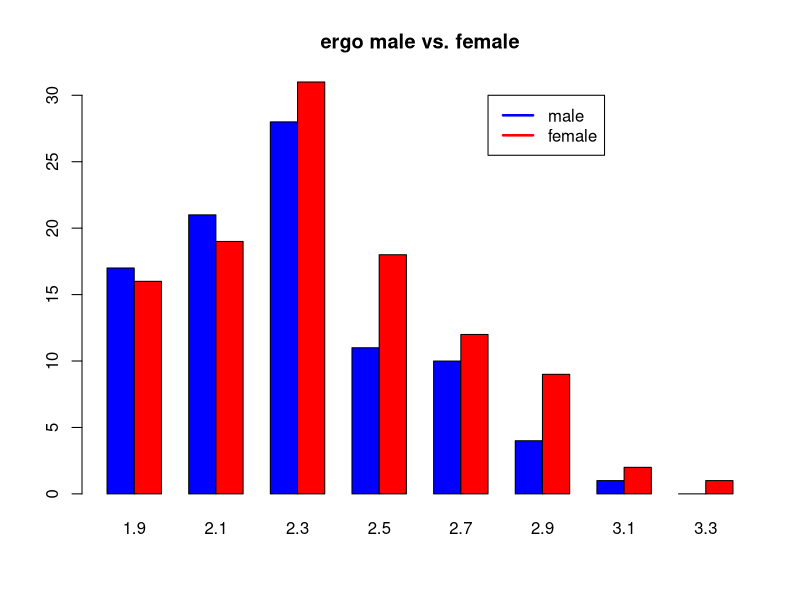
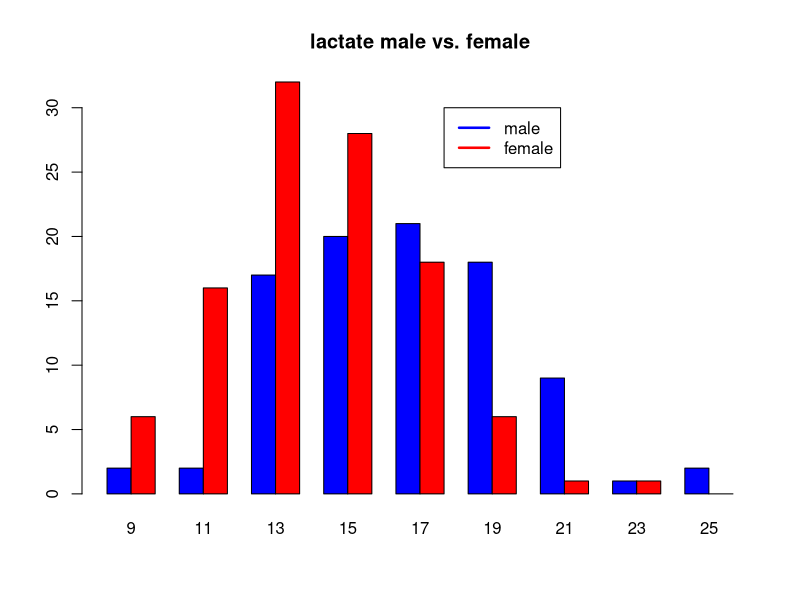
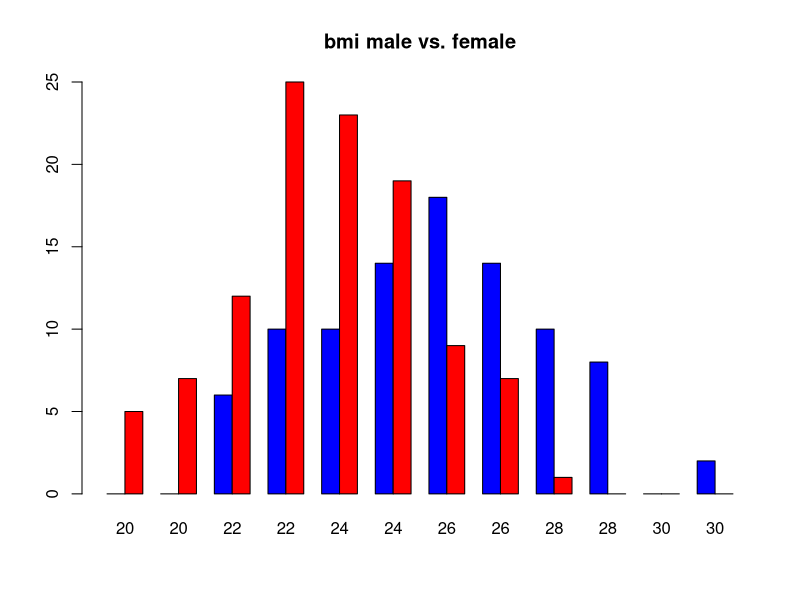
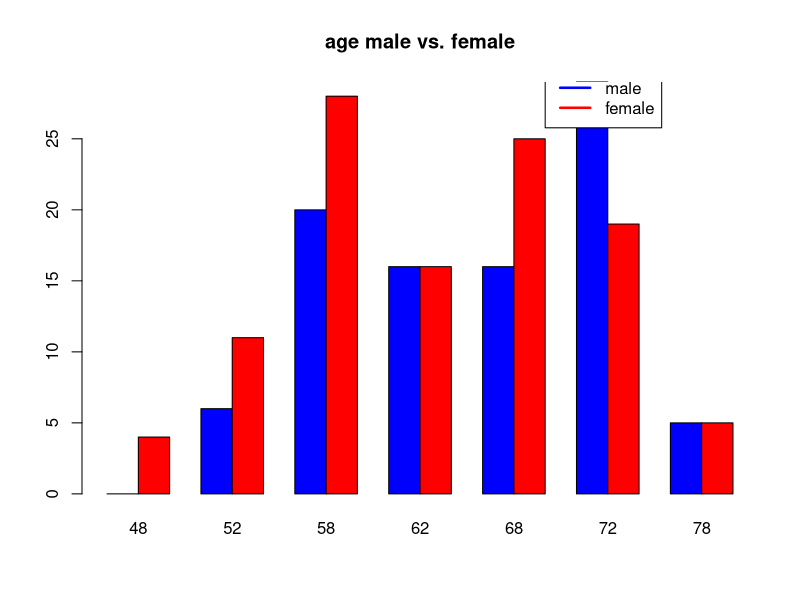
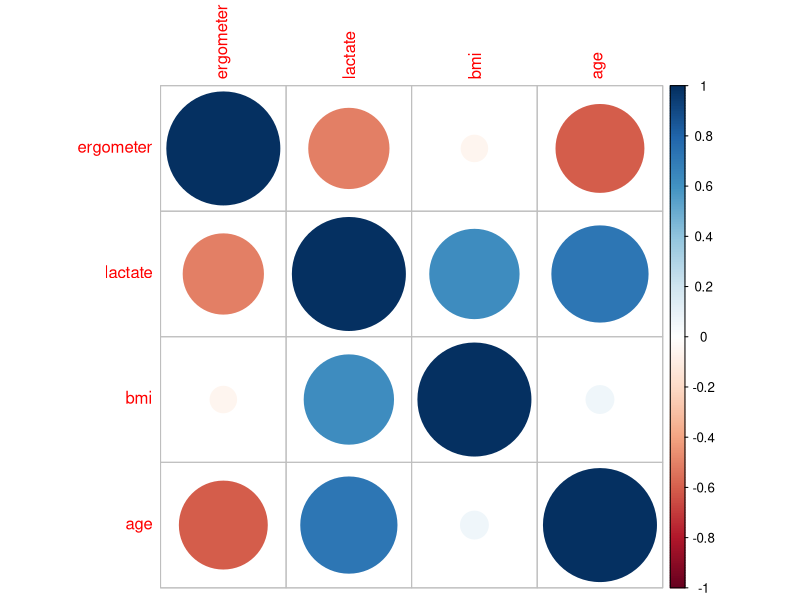

These charts were generated, in order, by the following R code:
require(plotrix)

Table = read.table("B3A3_ergometer.dat", header=TRUE, sep="\t", quote="", stringsAsFactor=FALSE)

# a.) calc age and bmi (age in wich unit?)
for (AgeData in 1:nrow(Table)) {
  age = as.numeric(as.Date(Table[AgeData, "Tday"], format="%m/%d/%Y") - as.Date(Table[AgeData, "Bday"], format="%m/%d/%Y")) / 365.25
  Table[AgeData, 'Age'] = round(age)
  Table[AgeData, 'BMI'] = Table[AgeData, "weight"] / (Table[AgeData, "height"]^2)
}
rm(age)

# b.) determine descriptive statistics for ergometer, lactatee, BMI, age seperated by gender
# https://de.wikibooks.org/wiki/GNU_R:_Deskriptive_Statistik
ergo_m = Table[Table[,'sex'] == 1,"ergometer"]
ergo_f = Table[Table[,'sex'] == 2,"ergometer"]
lactate_m = Table[Table[,'sex'] == 1, "lactate"]
lactate_f = Table[Table[,'sex'] == 2, "lactate"]
bmi_m = Table[Table[,'sex'] == 1, "BMI"]
bmi_f = Table[Table[,'sex'] == 2, "BMI"]
age_m = Table[Table[,'sex'] == 1, "Age"]
age_f = Table[Table[,'sex'] == 2, "Age"]

### functions ###
varianz <- function(x) {n=length(x) ; var(x) * (n-1) / n}
stdabw <- function(x) {n=length(x) ; sqrt(var(x) * (n-1) / n)}
print_desc_data = function(x, desc = 'Description of Dataset') {
  print(desc)
  print('mean')
  print(mean(x))
  print('quantiles')
  print(quantile(x, seq(0, by = 0.1)))
  print('range')
  print(diff(range(x)))
  print('variance')
  print(var(x))
  print(varianz(x))
  print('standard deviation')
  print(sd(x))
  print(stdabw(x))
}

ref_names = c('male', 'female')
ref_col = col = c('blue', 'red')

### ergo data ###
print_desc_data(ergo_m, 'male ergo data')
print_desc_data(ergo_f, 'female ergo data')
multhist(list(ergo_m, ergo_f), main = 'ergo male vs. female', names = ref_names, col = ref_col)
legend(15, 30, ref_names, lty = c(1,1), lwd=c(2.5,2.5), col=c('blue','red'))

### lactate data ###
print_desc_data(lactate_m, 'male lactate data')
print_desc_data(lactate_f, 'female lactate data')
multhist(list(lactate_m, lactate_f), main = 'lactate male vs. female', names = ref_names, col = ref_col)
legend(15, 30, ref_names, lty = c(1,1), lwd=c(2.5,2.5), col=c('blue','red'))

### bmi ###
print_desc_data(bmi_m, 'male bmi data')
print_desc_data(bmi_f, 'female bmi data')
multhist(list(bmi_m, bmi_f), main = 'bmi male vs. female', names = ref_names, col = ref_col)
legend(15, 30, ref_names, lty = c(1,1), lwd=c(2.5,2.5), col=c('blue','red'))

### age ###
print_desc_data(age_m, 'male age data')
print_desc_data(age_f, 'female age data')
multhist(list(age_m, age_f), main = 'age male vs. female', names = ref_names, col = ref_col)
legend(15, 30, ref_names, lty = c(1,1), lwd=c(2.5,2.5), col=c('blue','red'))

# c.) compare ergo for genders with adapted test
# two independent variables, distribution unknown -> wilcox-test
# https://de.wikibooks.org/wiki/GNU_R:_wilcox_test
gender = Table[,'sex']
gender[gender==1] = 'm'
gender[gender==2] = 'w'
ergometer = Table[,'ergometer']
ergo_data = data.frame(gender, ergometer)
colnames(ergo_data) = c('gender', 'ergometer')
wilcox.test(ergometer~gender, data = ergo_data)

# d.) correlate ergo with lactate, bmi and age
ergometer = Table[,'ergometer']
lactate = Table[,'lactate']
bmi = Table[,'BMI']
age = Table[,'Age']
data_set = data.frame(ergometer, lactate, bmi, age)

library(corrplot)
correlation_data = cor(data_set)
corrplot(correlation_data, method="circle")